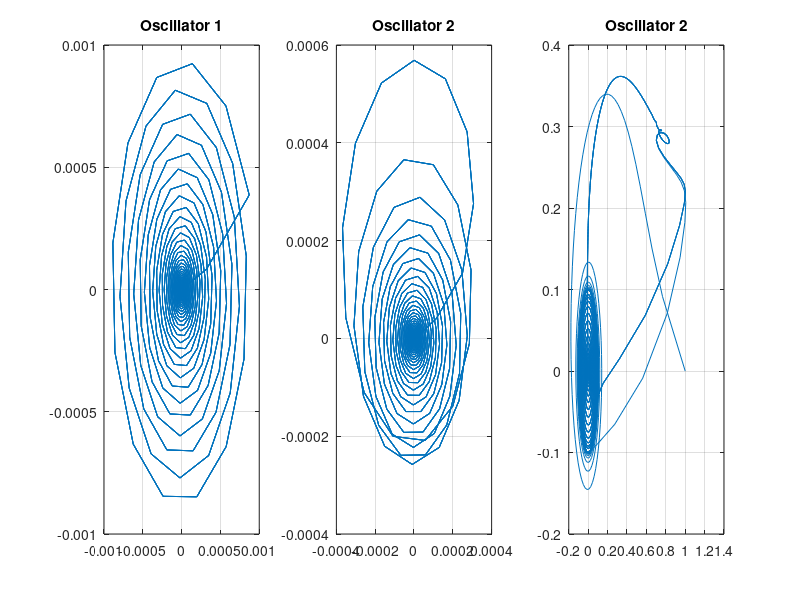
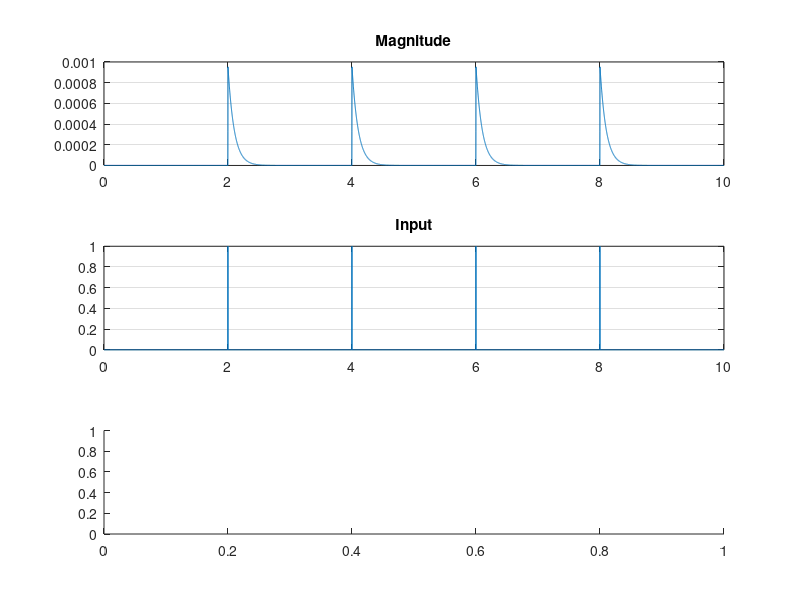

Here is the MATLAB script that generated these plots, in order: (Note: this script raises an error after producing the figures.)
% implementation of the 3rd version of the model
% two layers, first layer at beta frequency, 2nd layer at high-gamma. 
% the output (2nd layer activity) shows gamma bursts and beta ERD

clear all;close all;clc;

% parameters of the gamma oscillator
z01 = 0;
alpha1 = -10;
beta1 = 0;
beta2 = 0;
epsilon1 = 20;
f1 = 80;

% parameters of the modulating oscillator
z02 = 0.0001;
alpha2 = -100;
beta12 = 0;
beta22 = 0;
epsilon2 = 1;
f2 = 0.5;

% parameters of the beta oscillator
z03 = 1;
alpha3 = 5;
beta13 = -500;
beta23 = 0;
epsilon3 = 1;
f3 = 20;

% parameters for time
fs = 1000;
dur = 10; % in seconds
T = 1/fs;
time = 0:T:dur;

ntime = length(time);

% initialize empty arrays
t_out = zeros(size(time));
z_out_1 = zeros(size(time));
z_out_2 = zeros(size(time));
z_out_3 = zeros(size(time));

% initialization values
t_out(1) = time(1);
z_out_1(1) = z01;
z_out_2(1) = z02;
z_out_3(1) = z03;

% coupling parameters
c12 = 200;
c23 = 1000000; % dopamine level

% add an input
input = zeros(size(time));
ntaps = 4;
for i=1:ntaps
    input(fs*2*i) = 1;%hann(100+1);
end

for i=1:ntime-1
    
    %%% first layer %%%
    
    k1 = z_out_1(i)*(alpha1 + 1i*2*pi*f1 + beta1*abs(z_out_1(i))^2 + ...
        ((epsilon1*beta2*abs(z_out_1(i)))^4)/(1-epsilon1*abs(z_out_1(i))^2)) + input(i);
    
    z1 = z_out_1(i)+(T/2)*k1;
    
    k2 = z1*(alpha1 + 1i*2*pi*f1 + beta1*abs(z1)^2 + ...
        ((epsilon1*beta2*abs(z1))^4)/(1-epsilon1*abs(z1)^2)) + (input(i) + input(i+1))/2;
    
    z2 = z_out_1(i)+(T/2)*k2;
    
    k3 = z2*(alpha1 + 1i*2*pi*f1 + beta1*abs(z2)^2 + ...
        ((epsilon1*beta2*abs(z2))^4)/(1-epsilon1*abs(z2)^2)) + (input(i) + input(i+1))/2;
    
    z3 = z_out_1(i)+T*k3;
    
    k4 = z3*(alpha1 + 1i*2*pi*f1 + beta1*abs(z3)^2 + ...
        ((epsilon1*beta2*abs(z3))^4)/(1-epsilon1*abs(z3)^2)) + (input(i));
    
    z_out_1(i+1) = z_out_1(i) + (1/6)*T*(k1+(2*k2)+(2*k3)+k4);
    
    %%% second layer %%%
    
    k1 = z_out_2(i)*(alpha2 + 1i*2*pi*f2 + beta12*abs(z_out_2(i))^2 + ...
        ((epsilon2*beta22*abs(z_out_2(i)))^4)/(1-epsilon2*abs(z_out_2(i))^2)) + c12*(z_out_1(i));
    
    z1 = z_out_2(i)+(T/2)*k1;
    
    k2 = z1*(alpha2 + 1i*2*pi*f2 + beta12*abs(z1)^2 + ...
        ((epsilon2*beta22*abs(z1))^4)/(1-epsilon2*abs(z1)^2)) + c12*(z_out_1(i) + z_out_1(i+1))/2;
    
    z2 = z_out_2(i)+(T/2)*k2;
    
    k3 = z2*(alpha2 + 1i*2*pi*f2 + beta12*abs(z2)^2 + ...
        ((epsilon2*beta22*abs(z2))^4)/(1-epsilon2*abs(z2)^2)) + c12*(z_out_1(i) + z_out_1(i+1))/2;
    
    z3 = z_out_2(i)+T*k3;
    
    k4 = z3*(alpha2 + 1i*2*pi*f2 + beta12*abs(z3)^2 + ...
        ((epsilon2*beta22*abs(z3))^4)/(1-epsilon2*abs(z3)^2)) + c12*(z_out_1(i));
    
    z_out_2(i+1) = z_out_2(i) + (1/6)*T*(k1+(2*k2)+(2*k3)+k4); 
    
	%%% third layer %%%
    
    k1 = z_out_3(i)*(alpha3 + 1i*2*pi*20 + beta13*abs(z_out_3(i))^2 + ...
        ((epsilon1*beta23*abs(z_out_3(i)))^4)/(1-epsilon1*abs(z_out_3(i))^2)) + c23*abs(z_out_2(i));
    
    z1 = z_out_3(i)+(T/2)*k1;
    
    k2 = z1*(alpha3 + 1i*2*pi*20 + beta13*abs(z1)^2 + ...
        ((epsilon1*beta23*abs(z1))^4)/(1-epsilon1*abs(z1)^2)) + c23*abs(z_out_2(i) + z_out_2(i+1))/2;
    
    z2 = z_out_3(i)+(T/2)*k2;
    
    k3 = z2*(alpha3 + 1i*2*pi*20 + beta13*abs(z2)^2 + ...
        ((epsilon1*beta23*abs(z2))^4)/(1-epsilon1*abs(z2)^2)) + c23*abs(z_out_2(i) + z_out_2(i+1))/2;
    
    z3 = z_out_3(i)+T*k3;
    
    k4 = z3*(alpha3 + 1i*2*pi*20 + beta13*abs(z3)^2 + ...
        ((epsilon1*beta23*abs(z3))^4)/(1-epsilon1*abs(z3)^2)) + c23*abs(z_out_2(i));
    
    z_out_3(i+1) = z_out_3(i) + (1/6)*T*(k1+(2*k2)+(2*k3)+k4);
    
    t_out(i+1) = t_out(i) + T;
    
end

figure(1)
axis square
subplot(1,3,1)
plot((z_out_1));
title('Oscillator 1')
grid on
subplot(1,3,2)
plot((z_out_2));
grid on
title('Oscillator 2')
subplot(1,3,3)
plot((z_out_3));
grid on
title('Oscillator 2')

figure(2)
subplot(3,1,1)
plot(time,abs(z_out_1))
grid on
title('Magnitude')
subplot(3,1,2)
plot(time,input)
grid on
title('Input')
subplot(3,1,3)
spectrogram(z_out_1,kaiser(256,5),220,20000,fs,'yaxis')
title('Spectrum')
ylim([0 100])
xlabel('time(s)')

figure(3)
subplot(3,1,1)
% plot3(time,real(z_out_2),imag(z_out_2))
plot(abs(z_out_2))
axis tight
grid on
title('Magnitude')
subplot(3,1,2)
plot(time,real(z_out_1))
grid on
title('Input')
subplot(3,1,3)
spectrogram(z_out_2,kaiser(256,5),220,20000,fs,'yaxis')
title('Spectrum')
ylim([0 100])
xlabel('time(s)')

figure(4)
subplot(3,1,1)
% plot3(time,real(z_out_2),imag(z_out_2))
plot(abs(z_out_3))
axis tight
grid on
title('Magnitude')
subplot(3,1,2)
plot(time,abs(z_out_2))
grid on
title('Input')
subplot(3,1,3)
spectrogram(z_out_3,kaiser(256,5),220,20000,fs,'yaxis')
title('Spectrum')
ylim([0 100])
xlabel('time(s)')

figure(5)
subplot(4,1,1)
spectrogram(z_out_3,kaiser(256,5),220,20000,fs,'yaxis')
title('Spectrum Beta Oscillator')
ylim([0 100])
xlabel('Time(s)')
subplot(4,1,2)
spectrogram(z_out_2,kaiser(256,5),220,20000,fs,'yaxis')
title('Spectrum slow Modulator')
ylim([0 100])
xlabel('time(s)')
subplot(4,1,3)
spectrogram(z_out_1,kaiser(256,5),220,20000,fs,'yaxis')
title('Spectrum slow Modulator')
ylim([0 100])
xlabel('time(s)')
subplot(4,1,4)
plot(time,input)
grid on
title('Input')

figure(6)
spectrogram(z_out_2+z_out_3,kaiser(256,5),220,20000,fs,'yaxis')
title('Spectrum of the System')
ylim([0 100])
xlabel('time(s)')

%%
% Is MC driving the high-gamma? 
